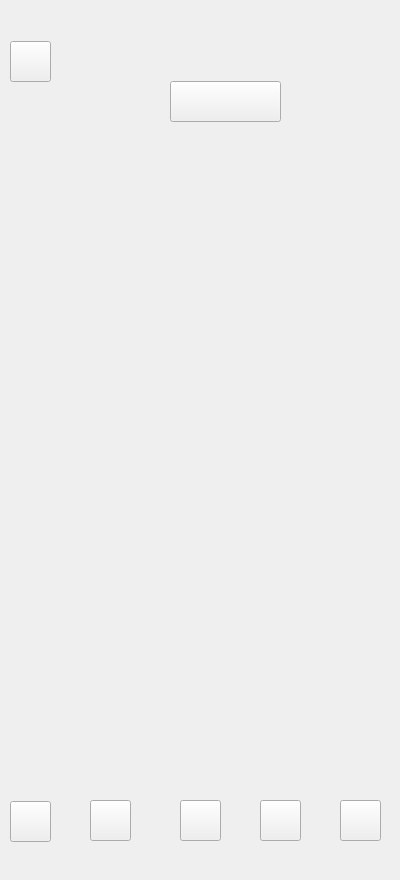
    <widget class="QWidget" name="page_24">
     <widget class="QLabel" name="label_24">
      <property name="geometry">
       <rect>
        <x>0</x>
        <y>-10</y>
        <width>391</width>
        <height>871</height>
       </rect>
      </property>
      <property name="text">
       <string/>
      </property>
      <property name="pixmap">
       <pixmap resource="resources.qrc">:/images/images/Ruffles followers.png</pixmap>
      </property>
     </widget>
     <widget class="QPushButton" name="pushButton_79">
      <property name="geometry">
       <rect>
        <x>10</x>
        <y>41</y>
        <width>41</width>
        <height>41</height>
       </rect>
      </property>
      <property name="text">
       <string/>
      </property>
     </widget>
     <widget class="QPushButton" name="pushButton_80">
      <property name="geometry">
       <rect>
        <x>170</x>
        <y>81</y>
        <width>111</width>
        <height>41</height>
       </rect>
      </property>
      <property name="text">
       <string/>
      </property>
     </widget>
     <widget class="QPushButton" name="pushButton_81">
      <property name="geometry">
       <rect>
        <x>10</x>
        <y>801</y>
        <width>41</width>
        <height>41</height>
       </rect>
      </property>
      <property name="text">
       <string/>
      </property>
     </widget>
     <widget class="QPushButton" name="pushButton_82">
      <property name="geometry">
       <rect>
        <x>90</x>
        <y>800</y>
        <width>41</width>
        <height>41</height>
       </rect>
      </property>
      <property name="text">
       <string/>
      </property>
     </widget>
     <widget class="QPushButton" name="pushButton_83">
      <property name="geometry">
       <rect>
        <x>180</x>
        <y>800</y>
        <width>41</width>
        <height>41</height>
       </rect>
      </property>
      <property name="text">
       <string/>
      </property>
     </widget>
     <widget class="QPushButton" name="pushButton_84">
      <property name="geometry">
       <rect>
        <x>260</x>
        <y>800</y>
        <width>41</width>
        <height>41</height>
       </rect>
      </property>
      <property name="text">
       <string/>
      </property>
     </widget>
     <widget class="QPushButton" name="pushButton_85">
      <property name="geometry">
       <rect>
        <x>340</x>
        <y>800</y>
        <width>41</width>
        <height>41</height>
       </rect>
      </property>
      <property name="text">
       <string/>
      </property>
     </widget>
    </widget>
